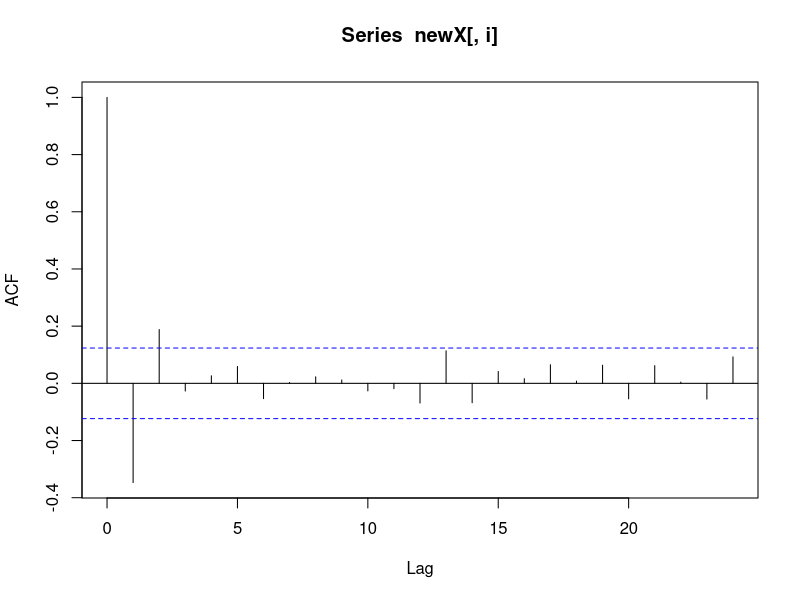
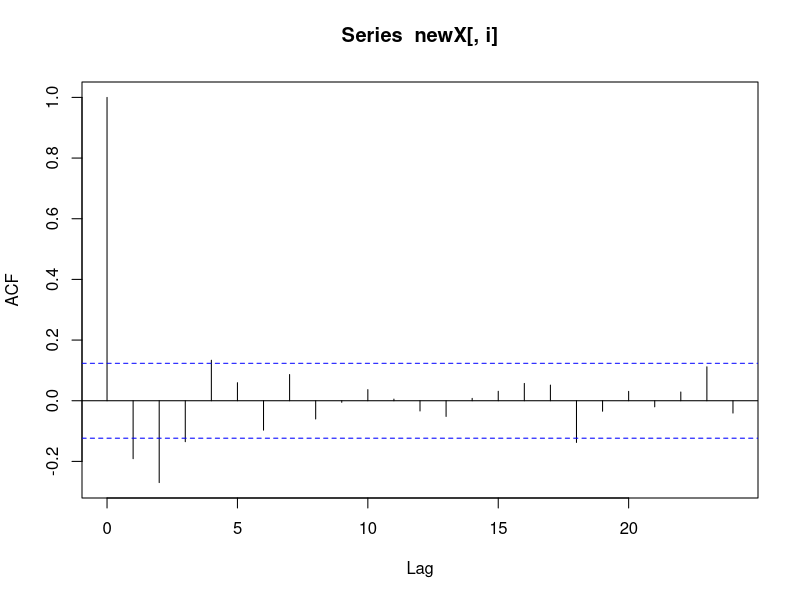
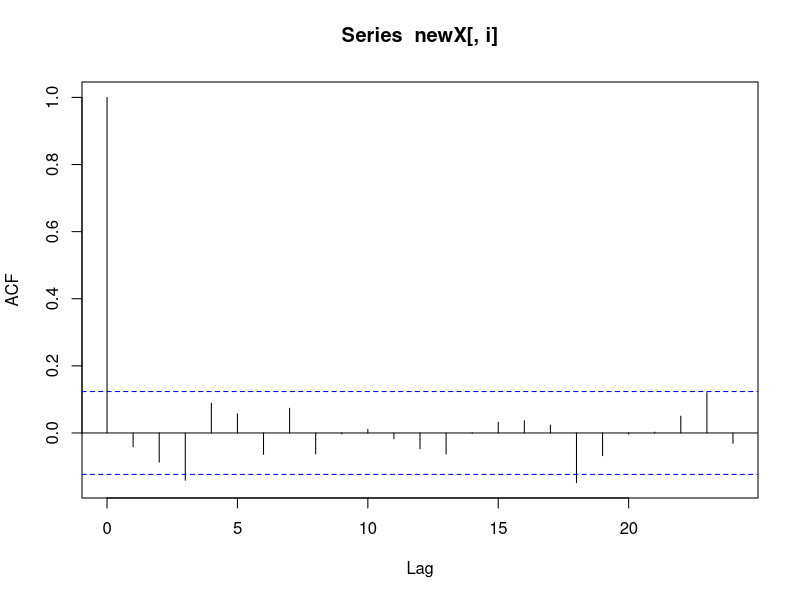
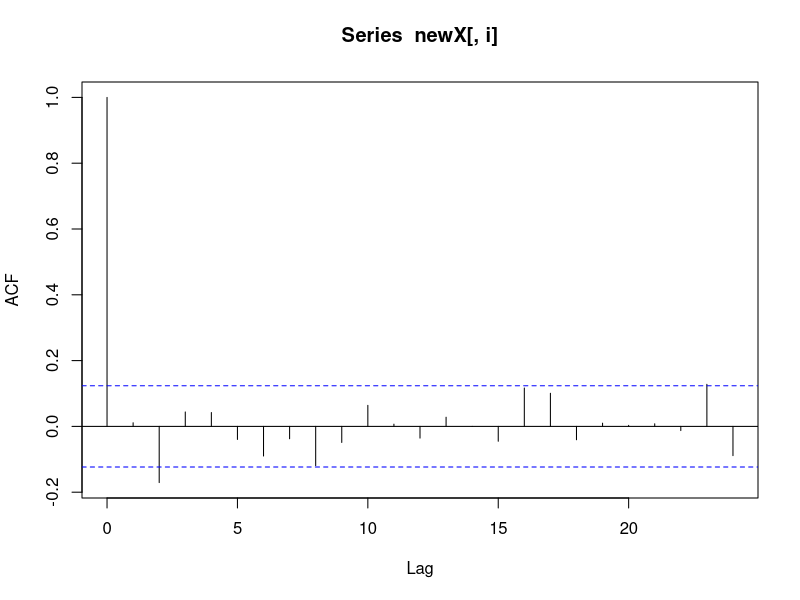
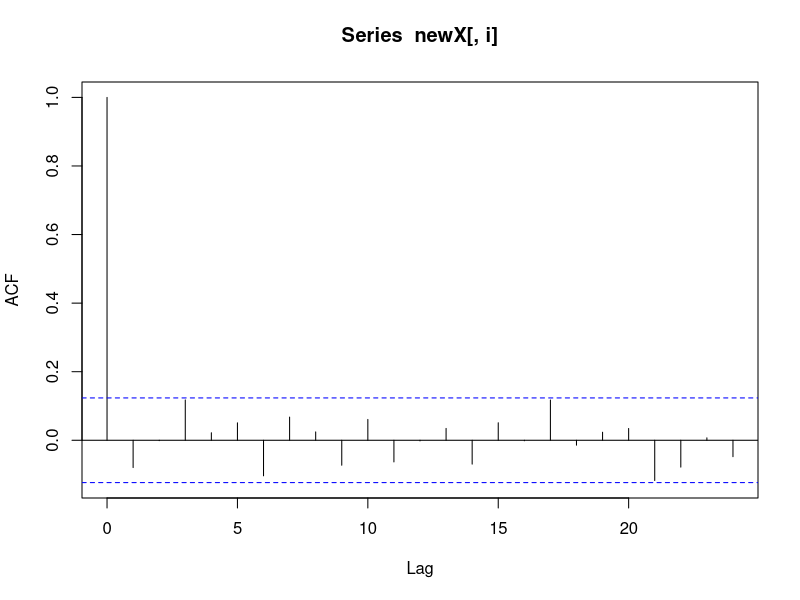
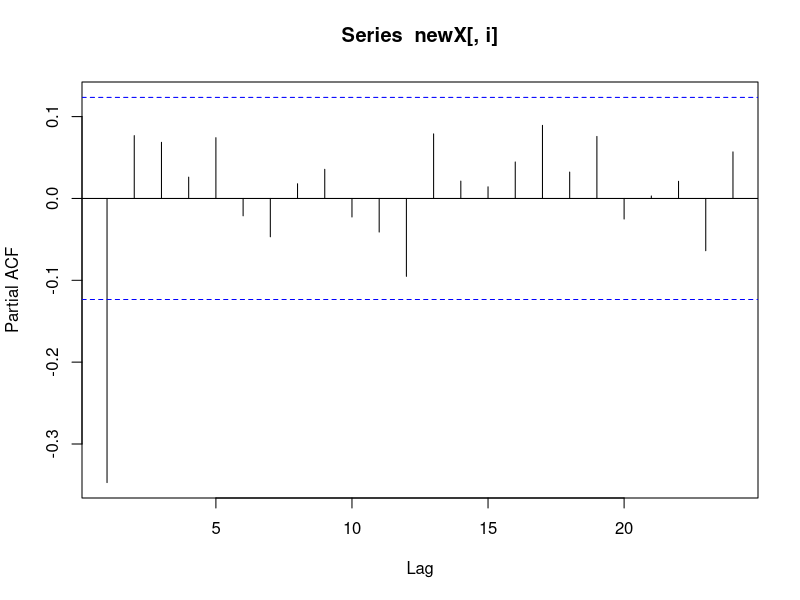
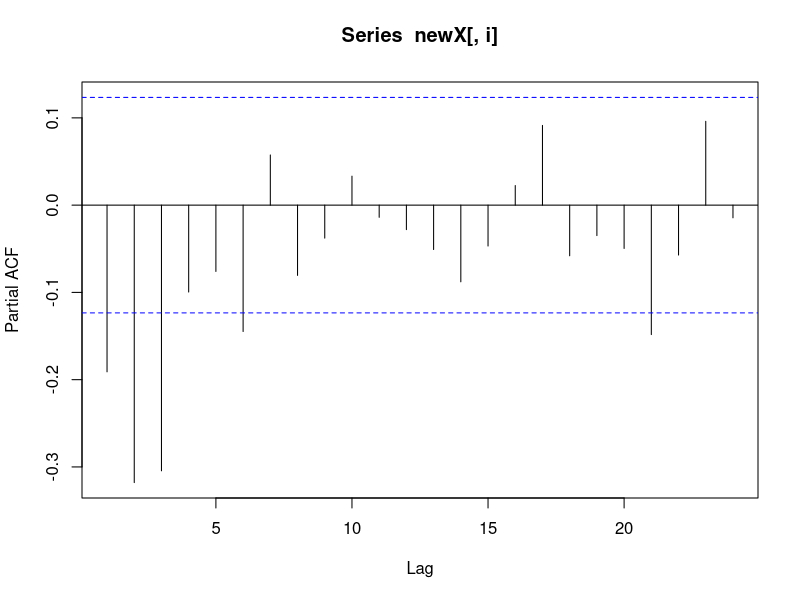
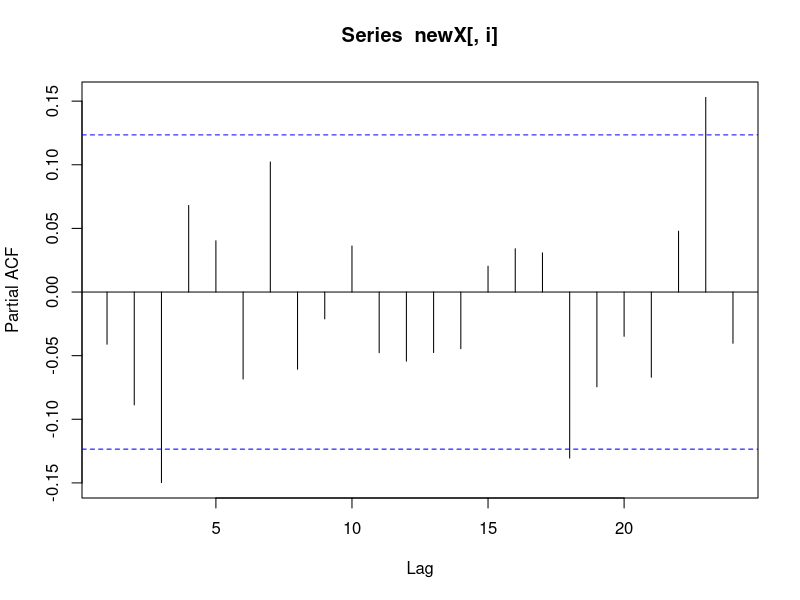

Source code (R) for these figures, in order:
## ---- chunk 1
library(readr)
TS <- read_csv("./PS3-data.csv")
## ---- chunk 2
apply(TS,2,mean)*252
apply(TS,2,sd)*sqrt(252)
## ---- chunk 3
apply(TS, 2, acf)
apply(TS, 2, pacf)
## ---- chunk 4
library(forecast)
for (i in TS) {
  fit <- auto.arima(i)
  plot(forecast(fit, h = 20))
}

